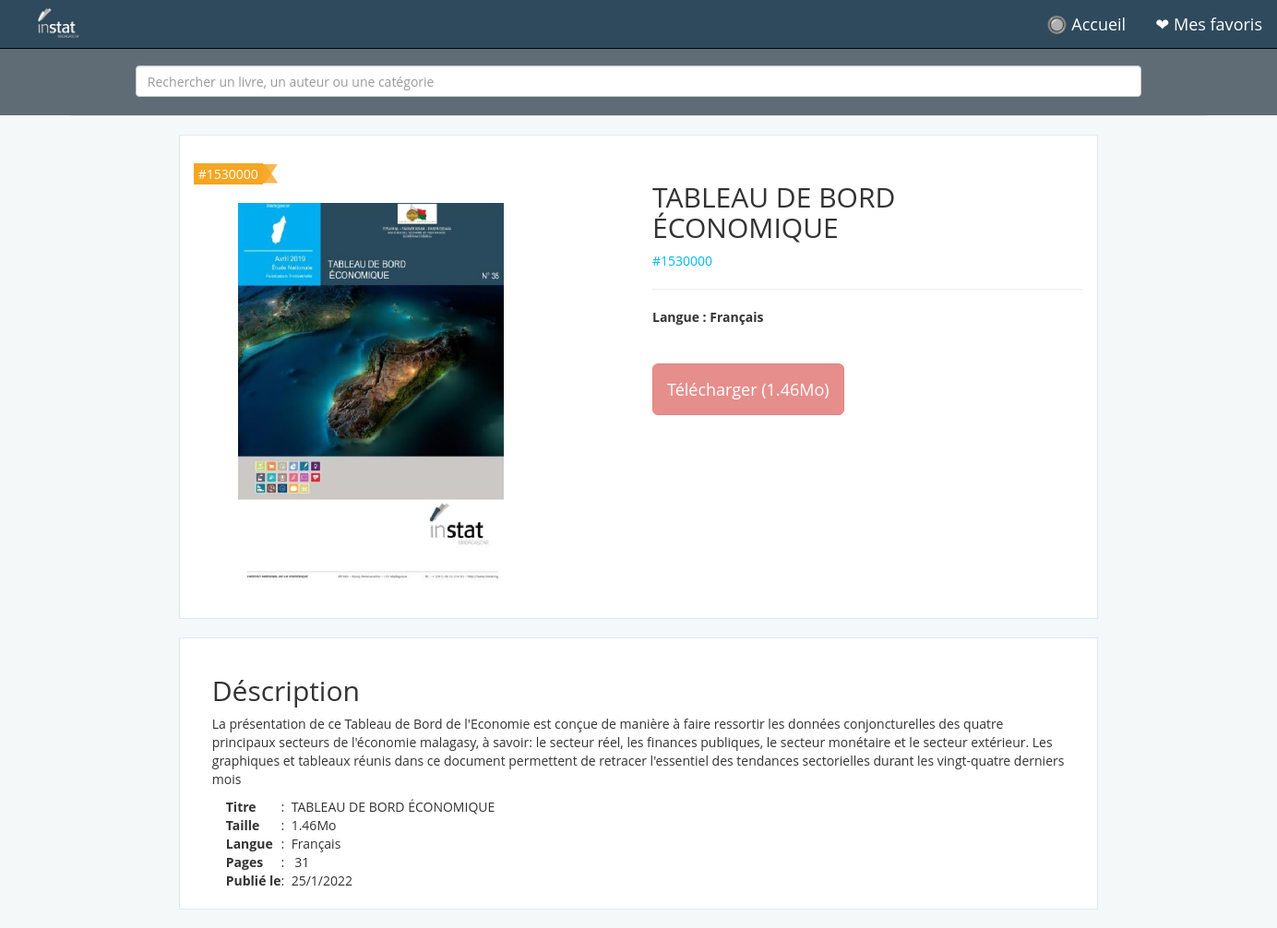
Page /description.php?ID=11 on the committed database.
### tables this page shows
CREATE TABLE "products" (
	"PID"	INTEGER,
	"Title"	varchar(255),
	"Author"	varchar(255),
	"Category"	TEXT,
	"Description"	NUMERIC,
	"Language"	varchar(255),
	"page"	INTEGER DEFAULT NULL,
	"new"	INTEGER,
	"publishAt"	date,
	"img"	TEXT,
	"pdf"	TEXT,
	PRIMARY KEY("PID" AUTOINCREMENT)
);

### dbconnect.php (called while the page is built, shortened)
<?php
function octetIntoMo($number)
{
    $number = $number / 1024 / 1024;
    return $number;
}

### description.php (the view, shortened to what this page needs)
<!DOCTYPE html>
<html lang="en">
<head>
  <link href="css/bootstrap.min.css" rel="stylesheet">
  <link href="css/my.css" rel="stylesheet">
</head>
<body>
  <nav class="navbar navbar-default navbar-fixed-top navbar-inverse">
    <div class="container-fluid">
      <div class="navbar-header">
        <a class="navbar-brand" href="index.php"><img alt="Brand" src="img/logo.jpg" style="width: 118px;margin-top: -7px;margin-left: -10px;"></a>
      </div>
      <div class="collapse navbar-collapse" id="bs-example-navbar-collapse-1">
        <ul class="nav navbar-nav navbar-right">
          <li><a href="index.php" class="btn btn-lg">🔘 Accueil</a></li>
          <li><a href="cart.php" class="btn btn-lg">❤ Mes favoris</a></li>
        </ul>
      </div>
    </div>
  </nav>
  <div id="top">
    <div id="searchbox" class="container-fluid" style="width:112%;margin-left:-6%;margin-right:-6%;">
      <div>
        <form role="search" method="GET" action="Result.php">
          <input type="text" id="searchInput" class="form-control" name="keyword" style="width:80%;margin:20px 10% 20px 10%;" placeholder="Rechercher un livre, un auteur ou une catégorie">
        </form>
      </div>
    </div>
  </div>
  <?php
  include "dbconnect.php";
  $PID = $_GET['ID'];
  if (isset($_GET['error'])) {
    echo "<div class='alert alert-danger' role='alert'>
    <strong>Erreur!</strong> Vous devez être connecté pour télécharger un livre.
  </div>";
    $error = $_GET['error'];
  } else {
    $error = "";
  }
  $sql = "SELECT * FROM favori WHERE Product = '$PID'";
  $isFavori = $db->prepare($sql);
  $isFavori->execute();
  $isFavori = $isFavori->fetch();
  $result = $db->prepare("SELECT * FROM products WHERE PID = '$PID'");
  $result->execute();
  $numRows = 0;
  while ($row = $result->fetch(SQLITE3_ASSOC)) {
    ++$numRows;
  }
  if ($numRows == 1) {
    $result->execute();
    $row = $result->fetch();
    if (isset($row)) {
      $path = "img/books/" . $row['img'];
      $date = date_parse($row["publishAt"]);
      $day_date = $date['day'];
      $month_date = $date['month'];
      $year_date = $date['year'];
      $size = $row["Author"];
      $size = octetIntoMo($size);
      echo '
      <div class="container-fluid" id="books" style="margin-top:20px;">
    <div class="row">
      <div class="col-sm-10 col-md-5">
                          <div class="tag">#' . $row["Author"] . '</div>
                              <div class="tag-side"><img src="img/orange-flag.png">
                          </div>
                         <img class="center-block img-responsive" src="' . $path . '"  style="padding:20px; height:450px">
      </div>
      <div class="col-sm-10 col-md-6 col-md-offset-1">
        <h2> ' . $row["Title"] . '</h2>
                                <span style="color:#00B9F5;">
                                 #' . $row["Author"] . '&nbsp &nbsp
                                </span>
        <hr>
                                <span style="font-weight:bold;"> Langue : ' . $row["Language"] . ' </span> ';
      $pdf = $row['pdf'];
      $file_exists = file_exists("books/$pdf");
      if ($file_exists == true && $error != 1) { ?>
        <br><br><br>
        <a onclick="NewTab();" id="buyLink" href="read.php?name=<?= $row['pdf'] ?>" target="__BLANK" class="btn btn-lg btn-danger" style="min-width: 100px; padding:15px;color:white;text-decoration:none;">
          Lire<br>
        </a>
        <?php if (!$isFavori) { ?>
          <a id="buyLink" href="add-to-favorite.php?ID=<?= $PID ?>&quantity=1" class="btn btn-lg btn-danger" style="min-width: 100px; padding:15px;color:white;text-decoration:none;">
            Ajouter aux favoris<br>
          </a>
        <?php } else { ?>
          <a href="cart.php" class="btn btn-lg btn-success" style="min-width: 100px; padding:15px;color:white;text-decoration:none;">
            Parmi vos favoris ❤ <br>
          </a>
        <?php } ?>
        </div>
        </div>
        </div>
      <?php  } else { ?>
        <br><br><br>
        <a id="downloadLink" href="#" class="btn btn-lg btn-danger" style="padding:15px;color:white;text-decoration:none;" disabled>
          Télécharger (<?= number_format($size, 2, '.', ''); ?>Mo)<br>
        </a>
        </div>
        </div>
        </div>
      <?php }
      ?>
      <div class="container-fluid" id="description">
        <div class="row">
          <h2> Déscription </h2>
          <p> <?= $row['Description'] ?> </p>
          <div class="container">
            <table>
              <tbody>
                <tr>
                  <td><strong> Titre </strong></td>
                  <td>:</td>
                  <td> &nbsp;&nbsp;<?= $row["Title"] ?></td>
                </tr>
                <tr>
                  <td><strong>Taille</strong> </td>
                  <td>:</td>
                  <td>&nbsp;&nbsp;<?= number_format($size, 2, '.', ''); ?>Mo</td>
                </tr>
                <tr>
                  <td><strong>Langue</strong> </td>
                  <td>:</td>
                  <td>&nbsp;&nbsp;<?= $row["Language"] ?></td>
                </tr>
                <tr>
                  <td><strong>Pages</strong> </td>
                  <td>:</td>
                  <td>&nbsp;&nbsp; <?= $row["page"] ?></td>
                </tr>
                <tr>
                  <td><strong> Publié le</strong> </td>
                  <td>:</td>
                  <td> &nbsp;&nbsp;<?= $day_date . '/' . $month_date . '/' . $year_date ?> </td>
                </tr>
              </tbody>
            </table>
          </div>
        </div>
      </div>
  <?php
    }
  }
  ?>
</body>
</html>

### css/my.css (style rules this page uses)
body { margin-top:50px;margin-left:5%;margin-right:5%;font-family:"Open sans";background: #F5F8F9;overflow-x:hidden; }
.navbar { background:#2f4a5d;display:inline-block;z-index:100;color:#2f4a5d; }
.navbar li a { color:#ffffff!important; }
#top { border:1px solid #DEEAEE;background:#fff;border-radius:10px; }
#searchbox { background:#5F6C75;overflow:hidden; }
.tag { display:inline;float:left;padding:2px 5px;width:auto;background:#90e137;color:#fff;height:23px; }
.tag-side { display:inline;float:left; }

### description.php (style rules this page uses)
.tag { display: inline; float: left; padding: 2px 5px; width: auto; background: #F5A623; color: #fff; height: 23px; }
.tag-side { display: inline; float: left; }
#books { border: 1px solid #DEEAEE; margin-bottom: 20px; padding-top: 30px; padding-bottom: 20px; background: #fff; margin-left: 10%; margin-right: 10%; }
#description { border: 1px solid #DEEAEE; margin-bottom: 20px; padding: 20px 50px; background: #fff; margin-left: 10%; margin-right: 10%; }

### rows in the picture
products: Author "1530000", img (picture), Title "TABLEAU DE BORD ÉCONOMIQUE", Language "Français", Author "1.46", Description "La présentation de ce Tableau de Bord de l'Economie est conçue de manière à faire ressortir les données conjoncturelles des quatre principaux secteurs de l'économie malagasy, à savoir: le secteur réel, les finances publiques, le secteur monétaire et le secteur extérieur. Les graphiques et tableaux réunis dans ce document permettent de retracer l'essentiel des tendances sectorielles durant les vingt-quatre derniers mois", page "31", publishAt "25", publishAt "1", publishAt "2022"
